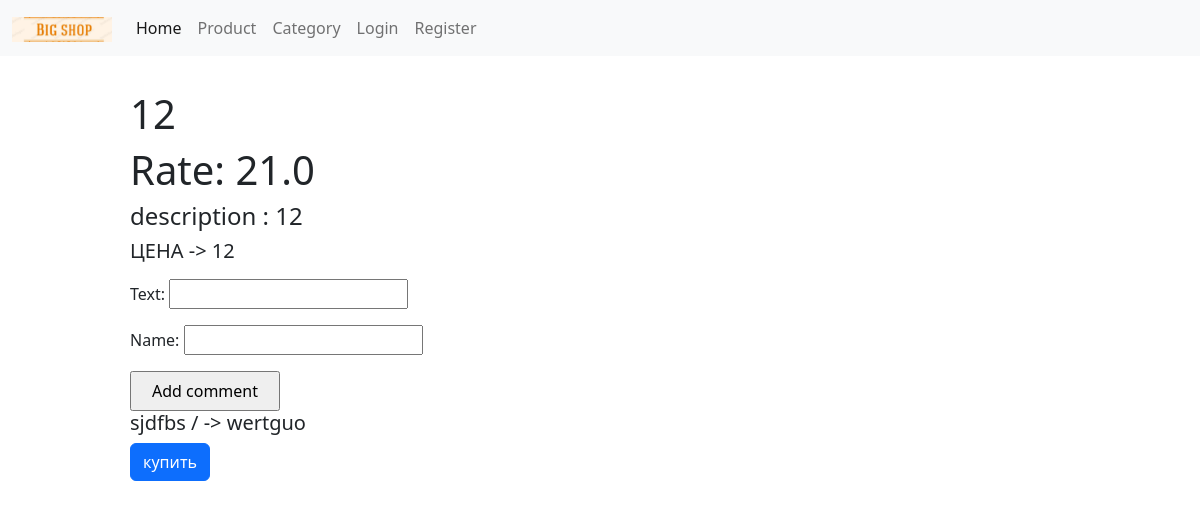
Page /shops/2/ on the committed database.
### shops/models.py (models this page shows, shortened)
class Product(models.Model):
    img = models.ImageField(blank=True, null=True)
    title = models.CharField(max_length=24)
    description = models.TextField(blank=True, null=True)
    rate = models.FloatField()
    prize = models.IntegerField(max_length=1000000)
    create_data = models.DateTimeField(auto_now_add=True)
    modified_data = models.DateTimeField(auto_now=True)
    category = models.ForeignKey(Category, on_delete=models.CASCADE)
    phone_number = models.IntegerField()

class Comment(models.Model):
    text = models.CharField(max_length=255)
    name = models.CharField(max_length=20)
    product = models.ForeignKey(Product, on_delete=models.CASCADE)

### shops/views.py (the view, shortened to what this page needs)
# urls.py: path('shops/<int:id>/',views.shops_d_view),
def shops_d_view(request, id):
    if request.method == 'GET':
        product = Product.objects.get(id=id)
        context = {
            'product': product,
            'comments': product.comment_set.all(),
            'form': CommentsCreateForm
        }
        return render(request, 'shops/detail.html', context=context)

### templates/shops/detail.html (shortened to what this page needs)
{% extends 'layouts/index.html' %}
{% block content %}
    <div class="shops">
        <div class="image">
        </div>
        <div class="info">
            <h1>{{product.title}}</h1>
            <h1> Rate: {{ product.rate }}</h1>
            <h4> description : {{ product.description }}</h4>
            <h5>ЦЕНА -> {{ product.prize}}</h5>
            <div class="dates">
            </div>
            <div class="create_comment">
                    <form action="/shops/{{ product.id }}/" method="post">
                        {{ form.as_p }}
                        <input style="height: 40px; width: 150px;" type="submit" value="Add comment">
                    </form>
            </div>
                    <div class="comments">
            {% for comment in comments %}
                <div class="comment_block">
                    <h5>{{ comment.name }} / -> {{ comment.text }}</h5>
                </div>
            {% endfor %}
             </div>
            <a href="/shops/{{ i.id }}/{{ shops.phone_number }}" class="btn btn-primary"> купить </a>
        </div>
    </div>
{% endblock %}

### templates/shops/detail.html (style rules this page uses)
.shops { width: 80%; margin-left: 10%; padding: 10px; }
.dates { display: flex; justify-content: space-between; }

### rows in the picture
Product: title "12", rate "21.0", description "12", prize "12"
Comment: name "sjdfbs", text "wertguo"
